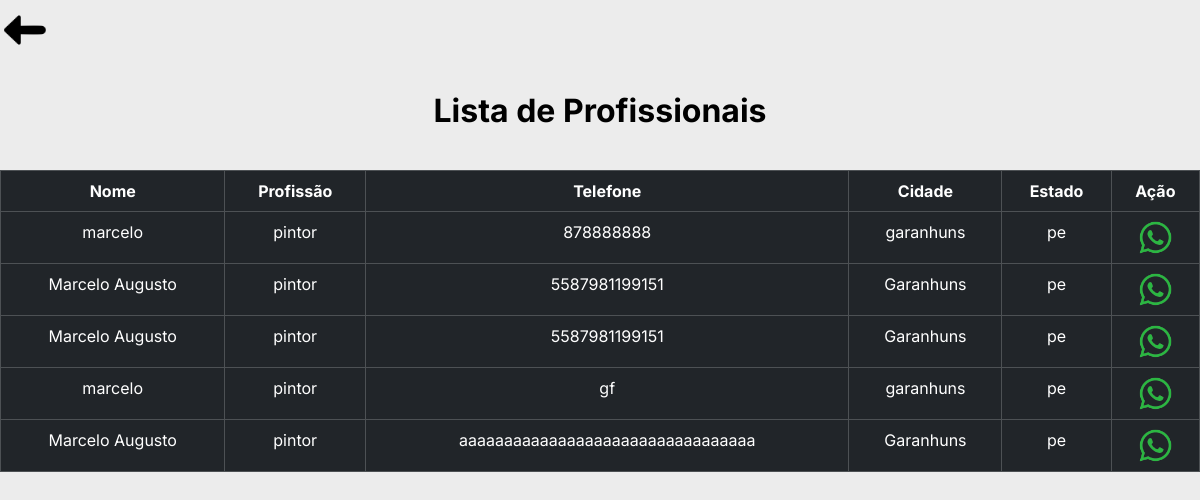
/profissionais/pintor (signed in), run on the app's committed database.
### tables this page shows
CREATE TABLE "profissionais"(
        "ID_profiss" INTEGER PRIMARY KEY AUTOINCREMENT,
        "nome"      TEXT,
        "CPF"       TEXT,
        "telefone"  TEXT,
        "email"     TEXT,
        "endereco"  TEXT,
        "num"       TEXT,
        "bairro"    TEXT,
        "CEP"       TEXT,
        cidade      TEXT,
        "uf"        TEXT,
        "profissao" TEXT
        );

### cliente.py (the view)
@bp_clientes.route('/profissionais/<profissao>', methods=['GET'])
def list_profissionais(profissao):
    profissionais = obter_profissionais_por_profissao(profissao)
    return render_template('clientes/perfil_profissional.html', profissionais=profissionais)

### cliente.py (called while the page is built)
def obter_profissionais_por_profissao(profissao):
    try:
        with sql.connect("goservice.db") as con:
            cur = con.cursor()
            print(profissao)
            cur.execute('''
                        SELECT * FROM profissionais
                        WHERE profissao = ?;
                    ''', (profissao,))
            dados = cur.fetchall()
            print('ggdgdgg',dados)
            colunas = [column[0] for column in cur.description]
            dados_json = [dict(zip(colunas, row)) for row in dados]
            return dados_json
    except sql.Error as err:
        print(f"Erro ao executar a consulta: {err}")
        return None

### login.py (called while the page is built)
@login_manager.user_loader
def load_user(user_id):
    con = sql.connect('goservice.db')
    cur = con.cursor()
    cur.execute("SELECT * FROM loginProf WHERE username=?", (user_id,))
    user_prof = cur.fetchone()
    if user_prof:
        return User_profiss(user_prof[1])
    cur.execute("SELECT * FROM loginCli WHERE username=?", (user_id,))
    user_cli = cur.fetchone()
    if user_cli:
        return UserCliente(user_cli[1])
    return None

### templates/clientes/perfil_profissional.html (shortened to what this page needs)
{% extends 'clientes/base/base_lista.html' %}
{% block customCSS %}
<link rel="stylesheet" href="{{ url_for('static', filename='css/estilosCli/estilo_lista.css')}}">
{% endblock %}
{% block body %}
<h3 class="tit__pag">Lista de Profissionais</h3>
<table class="table table-bordered table-dark bg-dark tabua">
    <thead>
      <tr>
        <th scope="col">Nome</th>
        <th scope="col">Profissão</th>
        <th scope="col">Telefone</th>
        <th scope="col">Cidade</th>
        <th scope="col">Estado</th>
        <th scope="col">Ação</th>
      </tr>
    </thead>
    <tbody>
    {% for profissional in profissionais %}
      <tr>
        <td>{{ profissional['nome']  }}</td>
        <td>{{ profissional['profissao'] }}</td>
        <td>{{ profissional['telefone'] }}</td>
        <td>{{ profissional['cidade'] }}</td>
        <td>{{ profissional['uf'] }}</td>
        <td>
          <a href="https://wa.me/55{{ profissional['telefone'] }}">
            <img class="lista__prof-icone" src="{{ url_for('static', filename='img/whats.png')}}" alt="ícone do whatsapp">
          </a>
        </td>
      </tr>
    {% endfor %}
    </tbody>
  </table>
{% endblock %}

### static/css/estilosCli/estilo_lista.css (style rules this page uses)
:root { --cor-preta: #000; --cor-branca: #FFF; --cor-cinza: #ECECEC; --cor-cinza-escuro: #CBC8C8; --fonte-inter: 'Inter', sans-serif; }
* { margin: 0; padding: 0; box-sizing: border-box; }
body { font-family: 'Inter', sans-serif; background-color: var(--cor-cinza); color: var(--cor-preta); }
.tit__pag { font-size: 32px; font-weight: 700; padding: 1em 0em; display: flex; justify-content: center; }
.lista__prof-icone { width: 35px; }
th,td { text-align: center; }

### data on the page
profissionais: nome "marcelo", profissao "pintor", telefone "878888888", cidade "garanhuns", uf "pe"
profissionais: nome "Marcelo Augusto", profissao "pintor", telefone "5587981199151", cidade "Garanhuns", uf "pe"
profissionais: nome "Marcelo Augusto", profissao "pintor", telefone "5587981199151", cidade "Garanhuns", uf "pe"
profissionais: nome "marcelo", profissao "pintor", telefone "gf", cidade "garanhuns", uf "pe"
profissionais: nome "Marcelo Augusto", profissao "pintor", telefone "aaaaaaaaaaaaaaaaaaaaaaaaaaaaaaaaa", cidade "Garanhuns", uf "pe"
